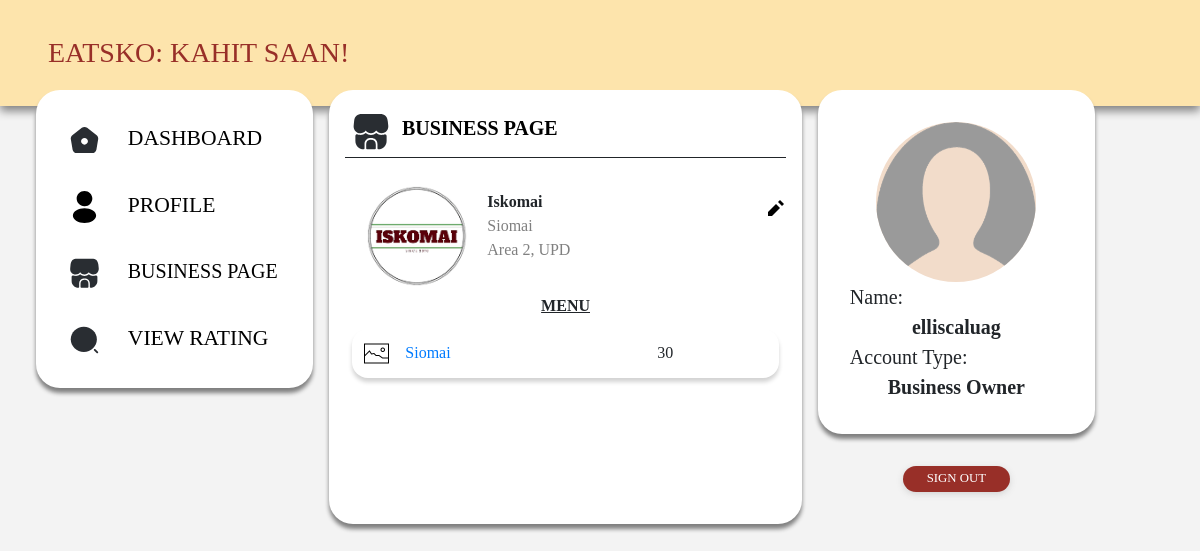
The app's page /business/businesspage (signed in) with its own data.
### userdashboard/models.py (models this page shows, shortened)
class Profile(models.Model):
    user = models.OneToOneField(User, null=True, on_delete=models.CASCADE, related_name='user_profile')
    account_type = models.CharField(max_length=100, default='User')
    profile_picture = models.ImageField(default='profile_pics/default.png', upload_to='profile_pics')
    preffered_genres = models.ManyToManyField(FoodGenre, blank=True)
    eatery = models.ForeignKey(Eatery, null=True, on_delete=models.SET_NULL)

class Eatery(models.Model):
    eatery_name = models.CharField(max_length=100)
    food_genres = models.ManyToManyField(FoodGenre)
    details = models.TextField(blank=True)
    location = models.CharField(max_length=200, default='')
    logo = models.ImageField(default='eatery_logos/default.png', upload_to='eatery_logos')
    banner = models.ImageField(default='eatery_banners/banner.jpg', upload_to='eatery_banners')
    date_created = models.DateTimeField(default=timezone.now)

class FoodGenre(models.Model):
    name = models.CharField(max_length=100)
    def __str__(self):
        return f'{self.name}'

class Menu(models.Model):
    title = models.CharField(max_length=100)
    eatery = models.ForeignKey(Eatery, on_delete=models.CASCADE, null=True, related_name='menuitems')
    content = models.TextField()
    price = models.IntegerField(null=True, blank=True)
    date_posted = models.DateTimeField(default=timezone.now)
    author = models.ForeignKey(User, on_delete=models.CASCADE)

### businessdashboard/views.py (the view)
# urls.py: path('businesspage', MenuListView.as_view(), name='businessdashboard-businesspage'),
class MenuListView(ListView):
    model = Menu
    template_name = 'businessdashboard/businesspage.html'
    context_object_name = 'menu'
    ordering = ['-date_posted']

### businessdashboard/templates/businessdashboard/businesspage.html
{% extends "businessdashboard/base.html" %}
{% block content %}
{% load static %}
<div class="d-flex">
    <div class="mr-auto">
       <img class="page-icon" src="{% static 'media/shop.svg' %}" alt="businesspage-icon">
       <span class="page-title"> BUSINESS PAGE </span>
    </div>
</div>
<hr style="margin: 0">
<br>
<div class="d-flex flex-column">
    <div class="d-flex eatery-info-container p-1">
        <img class="eatery-logo align-self-center" src="{{ user.user_profile.eatery.logo.url }}" alt="businesspage-logo">
        <div class="flex-column p-1">
            <div class="eatery-name">{{ user.user_profile.eatery.eatery_name }}</div>
            <div class="eatery-other-info">{% for genre in user.user_profile.eatery.food_genres.all %}{{genre}} {% endfor %}</div>
            <div class="eatery-other-info"> {{ user.user_profile.eatery.location }} </div>
        </div>
        <div class="ml-auto p-2">
            <a href="{% url 'businessdashboard-editbusinesspage' %}">
                <img class="edit-icon" src="{% static 'media/edit.svg' %}" alt="edit-businesspage-icon">
            </a>
        </div>
    </div>
    <div class="d-flex justify-content-center menu-title p-1"> MENU </div>
    <div class="d-flex justify-content-center all-menu-items p-1 flex-column">
        {% for item in menu %}
            <div class="d-flex menu-item flex-row p-1">
                <div class="d-flex p-2">
                    <img class="menu-item-image" src="{% static 'media/image.png' %}" alt="menu-item-image">
                </div>
                <a class="menu-item-name p-2" href="#">{{ item.title }}</a>
                <div class="menu-item-price ml-auto p-2"> {{ item.price }} </div>
            </div>
        {% endfor %}
    </div>
</div>
{% endblock content %}

### businessdashboard/templates/businessdashboard/base.html (shortened to what this page needs)
{% load static %}
<!DOCTYPE html>
<html lang="en">
    <head>
        <link rel="stylesheet" href="https://maxcdn.bootstrapcdn.com/bootstrap/4.0.0/css/bootstrap.min.css">
        <link rel="stylesheet" type="text/css" href="{% static 'cssbusiness/main.css' %}">
    </head>
    <body>
        <header class="container-fluid site-header">
            <span class="header-txt">EATSKO: KAHIT SAAN!</span>
        </header>
        <div class="row px-5">
            <div class="col-3 m-0 p-0">
                <nav class="nav flex-column site-panel site-sidebar">
                    <a class="sidebar-btn" href="{% url 'businessdashboard-dashboard' %}"
                                           {% if page == 'profile' %} onclick="return confirm('Exit without saving?');" {% endif %}>
                        <div class="sidebar-btn-container {% if page == 'dashboard' %} sidebar-active-container {% endif %}">
                            <img class="sidebar-btn-icon" src="{% static 'media/home.svg' %}" alt="home-icon">
                            <span class="sidebar-btn-text">DASHBOARD</span>
                        </div>
                    </a>
                    <a class="sidebar-btn" href="{% url 'businessdashboard-profile' %}"
                                           {% if page == 'profile' %} onclick="return confirm('Exit without saving?');" {% endif %}>
                        <div class="sidebar-btn-container {% if page == 'profile' %} sidebar-active-container {% endif %}">
                            <img class="sidebar-btn-icon" src="{% static 'media/profile.svg' %}" alt="profile-icon">
                            <span class="sidebar-btn-text">PROFILE</span>
                        </div>
                    </a>
                    <a class="sidebar-btn" href="{% url 'businessdashboard-businesspage' %}"
                                           {% if page == 'profile' %} onclick="return confirm('Exit without saving?');" {% endif %}>
                        <div class="sidebar-btn-container {% if page == 'businesspage' or page == 'editbusinesspage' %} sidebar-active-container {% endif %}">
                            <img class="sidebar-btn-icon" src="{% static 'media/shop.svg' %}" alt="businesspage-icon">
                            <span class="sidebar-btn-text business-page-text">BUSINESS PAGE</span>
                        </div>
                    </a>
                    <a class="sidebar-btn" href="{% url 'businessdashboard-viewrating' %}"
                                           {% if page == 'profile' %} onclick="return confirm('Exit without saving?');" {% endif %}>
                        <div class="sidebar-btn-container {% if page == 'viewrating' %} sidebar-active-container {% endif %}">
                            <img class="sidebar-btn-icon" src="{% static 'media/search-normal-1.svg' %}" alt="viewrating-icon">
                            <span class="sidebar-btn-text">VIEW RATING</span>
                        </div>
                    </a>
                </nav>
            </div>
            <div class="col-5 site-panel main">
                {% block content %}{% endblock content %}
            </div>
            <div class="col-3 m-0 p-0">
                <div class="site-panel site-end-container">
                    <div class="site-profile">
                        <img class="mx-auto d-block rounded-circle profile-img" src="{{ user.user_profile.profile_picture.url }}" alt="user profile picture">
                        <div class="profile-label">
                            <span class="profile-label-txt profile-txt">Name:</span>
                            <div class="profile-content">
                                <span class="profile-content-txt profile-txt">{{ user.username }}</span>
                            </div>
                        </div>
                        <div class="profile-label">
                            <span class="profile-label-txt profile-txt">Account Type:</span>
                            <div class="profile-content">
                                <span class="profile-content-txt profile-txt">
                                    Business Owner
                                </span>
                            </div>
                        </div>
                    </div>
                </div>
                    <div class="signout-container">
                        <a class="signout-btn" href="{% url 'sessionmanager-logout' %}"
                                           {% if page == 'profile' %} onclick="return confirm('Exit without saving?');" {% endif %}>
                            <div class="signout-txt-container">
                                <span class="signout-txt">SIGN OUT</span>
                            </div>
                        </a>
                    </div>
            </div>
        </div>
    </body>
</html>

### businessdashboard/static/cssbusiness/main.css (style rules this page uses)
:root { --primary-color: #982f28; --secondary-color: #fde4ac; --tertiary-color: #f2dcca; --icon-color: #d58b4f; --bg-color: #F3F3F3; }
* { font-family: Montserrat; }
body { background: var(--bg-color); height: 100%; }
html { height: 100%; }
.site-header { padding: 2em 3em; margin-bottom: -1em; background: var(--secondary-color); filter: drop-shadow(0px 5px 5px gray); }
.header-txt { color: var(--primary-color); font-size: 1.75em; }
.site-panel { background-color: white; border-radius: 1.5em; margin: 0px 1.13%; padding: 1em; filter: drop-shadow(0px 5px 2px gray); }
.sidebar-btn-container { padding: 0.75em; border-radius: 1.2em; font-size:1.35em; }
.sidebar-btn-icon { width: 1.5em; height: 1.5em; margin-right:1em; }
.sidebar-btn-text { color: black; font-weight: 500; }
.business-page-text { font-size:20px; }
.site-end-container { padding: 2em; }
.signout-container { display: flex; justify-content: center; }
.signout-txt-container { display: flex; margin: 2em; padding: 0.2em 1.5em; background: var(--primary-color); border-radius: 1em; justify-content: center; align-items: center; filter: drop-shadow(0px 2px 3px lightgray); }
.signout-txt { color: white; font-size: 0.8em; }
hr { border-top: 0.5px solid; }
.page-icon { width: 2.5em; height: 2.5em; margin: 0.35em 0 0.35em 0.35em; }
.page-title { color: black; font-size: 1.25em; font-weight: bold; margin: 0.35em; text-align: center; }
.profile-img { background: var(--tertiary-color); width: 10em; height: 10em; }
.profile-label { font-size: 1.25em; }
.profile-label-txt { font-weight: 200; }
.profile-content { text-align: center; }
.profile-content-txt { font-weight: 600; }
.eatery-info-container { position: relative; left: 10px; }
.eatery-logo { width: 100px; height: 100px; margin-right: 1em; margin-left: 0.5em; }
.edit-icon { height: 1em; }
.menu-item { border-radius: 1em; box-shadow: 0 4px 4px lightgray; padding: 10px; margin: 3px; }
.menu-title { text-decoration: underline; font-weight: bold; }
.menu-item-price { position: absolute; left:320px; }
.menu-item-image { height:25px; }
.eatery-name { font-weight: bold; }
.eatery-other-info { color: gray; }

### records on screen
FoodGenre: name "Siomai"
Menu: title "Siomai", price "30"

### other values on screen
{{ user.user_profile.eatery.eatery_name }} "Iskomai"
{{ user.user_profile.eatery.location }} "Area 2, UPD"
{{ user.username }} "elliscaluag"
